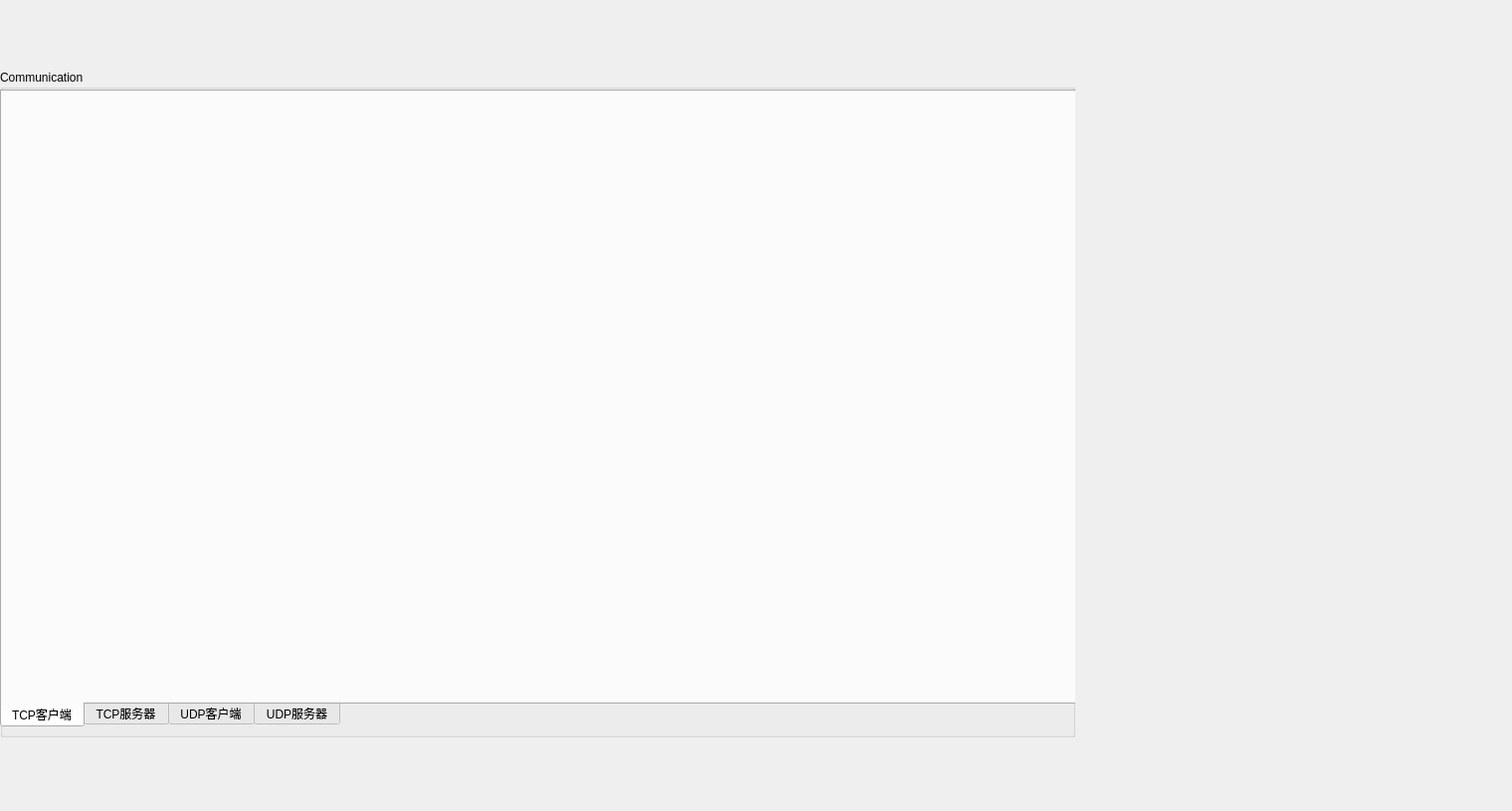
<?xml version="1.0" encoding="UTF-8"?>
<ui version="4.0">
 <class>frmMain</class>
 <widget class="QWidget" name="frmMain">
  <property name="geometry">
   <rect>
    <x>0</x>
    <y>0</y>
    <width>1520</width>
    <height>815</height>
   </rect>
  </property>
  <property name="windowTitle">
   <string>Form</string>
  </property>
  <widget class="QGroupBox" name="groupBox">
   <property name="geometry">
    <rect>
     <x>0</x>
     <y>70</y>
     <width>1081</width>
     <height>671</height>
    </rect>
   </property>
   <property name="title">
    <string>Communication</string>
   </property>
   <widget class="QTabWidget" name="tabWidget">
    <property name="geometry">
     <rect>
      <x>0</x>
      <y>20</y>
      <width>1141</width>
      <height>641</height>
     </rect>
    </property>
    <property name="minimumSize">
     <size>
      <width>300</width>
      <height>605</height>
     </size>
    </property>
    <property name="styleSheet">
     <string notr="true"/>
    </property>
    <property name="tabPosition">
     <enum>QTabWidget::South</enum>
    </property>
    <property name="currentIndex">
     <number>0</number>
    </property>
    <widget class="frmTcpClient" name="tabTcpClient">
     <attribute name="title">
      <string>TCP客户端</string>
     </attribute>
    </widget>
    <widget class="frmTcpServer" name="tabTcpServer">
     <attribute name="title">
      <string>TCP服务器</string>
     </attribute>
    </widget>
    <widget class="frmUdpClient" name="tabUdpClient">
     <attribute name="title">
      <string>UDP客户端</string>
     </attribute>
    </widget>
    <widget class="frmUdpServer" name="tabUdpServer">
     <attribute name="title">
      <string>UDP服务器</string>
     </attribute>
    </widget>
   </widget>
  </widget>
 </widget>
 <customwidgets>
  <customwidget>
   <class>frmTcpClient</class>
   <extends>QWidget</extends>
   <header>frmtcpclient.h</header>
   <container>1</container>
  </customwidget>
  <customwidget>
   <class>frmTcpServer</class>
   <extends>QWidget</extends>
   <header>frmtcpserver.h</header>
   <container>1</container>
  </customwidget>
  <customwidget>
   <class>frmUdpServer</class>
   <extends>QWidget</extends>
   <header>frmudpserver.h</header>
   <container>1</container>
  </customwidget>
  <customwidget>
   <class>frmUdpClient</class>
   <extends>QWidget</extends>
   <header>frmudpclient.h</header>
   <container>1</container>
  </customwidget>
 </customwidgets>
 <resources/>
 <connections/>
</ui>
